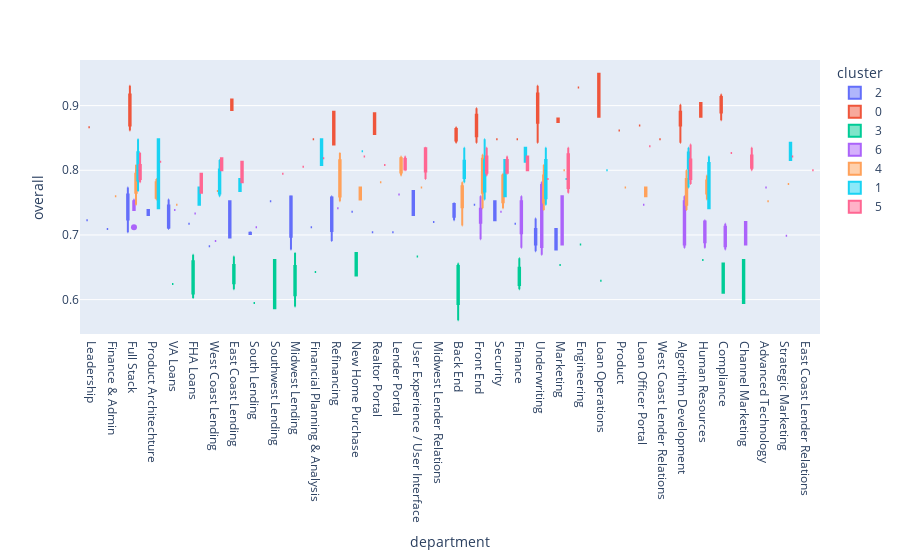

The notebook cell saved with this chart:
### Markdown cell above
### Elbow Analysis
The smooth nature of the curve observed in the elbow method visualizations indicates that the data is not very clustered, and means that the optimal `K` value isn't entirely clear.

The Calinski-Harabasz method is especially inaccurate, as it just selects the first possible `K` as the optimal cluster count. Therefore, I'd recommend we use the distorition (inertia) method which recommends 7 clusters (`K=7`).

### Code cell
# Overall results analysis
model = KMeans(n_clusters=7, random_state=42).fit(sub)
km7_df = df.copy()
km7_df['cluster'] = model.labels_
px.box(km7_df, x='department', y='overall', color='cluster')

### Figure 1 — Plotly figure (JSON) as saved in the notebook; plotly's stock layout.template omitted (floating-point values rounded to 4 significant figures)
{"data": [{"alignmentgroup": "True", "hovertemplate": "cluster=2<br>department=%{x}<br>overall=%{y}<extra></extra>", "legendgroup": "2", "marker": {"color": "#636efa"}, "name": "2", "notched": false, "offsetgroup": "2", "orientation": "v", "showlegend": true, "type": "box", "x": ["Leadership", "Finance & Admin", "Full Stack", "Full Stack", "Product Architechture", "Product Architechture", "VA Loans", "VA Loans", "VA Loans", "FHA Loans", "West Coast Lending", "East Coast Lending", "East Coast Lending", "South Lending", "South Lending", "South Lending", "Southwest Lending", "Midwest Lending", "Midwest Lending", "Financial Planning & Analysis", "Refinancing", "Refinancing", "Refinancing", "New Home Purchase", "Realtor Portal", "Lender Portal", "User Experience / User Interface", "User Experience / User Interface", "Midwest Lender Relations", "Back End", "Back End", "Back End", "Front End", "Security", "Security", "Full Stack", "Full Stack", "Finance", "Underwriting", "Underwriting", "Underwriting", "Underwriting", "Underwriting", "Underwriting", "Marketing", "Marketing", "Midwest Lending"], "x0": " ", "xaxis": "x", "y": [0.7227, 0.7093, 0.7733, 0.704, 0.7307, 0.7387, 0.7173, 0.7547, 0.7093, 0.7173, 0.6827, 0.696, 0.752, 0.704, 0.7013, 0.7013, 0.752, 0.76, 0.6773, 0.712, 0.76, 0.752, 0.6907, 0.736, 0.704, 0.704, 0.7307, 0.768, 0.72, 0.744, 0.7493, 0.7227, 0.7467, 0.752, 0.7227, 0.752, 0.744, 0.7173, 0.6747, 0.696, 0.7253, 0.704, 0.6853, 0.7093, 0.7093, 0.6773, 0.7573], "y0": " ", "yaxis": "y"}, {"alignmentgroup": "True", "hovertemplate": "cluster=0<br>department=%{x}<br>overall=%{y}<extra></extra>", "legendgroup": "0", "marker": {"color": "#EF553B"}, "name": "0", "notched": false, "offsetgroup": "0", "orientation": "v", "showlegend": true, "type": "box", "x": ["Leadership", "Engineering", "Loan Operations", "Marketing", "Product", "Loan Operations", "Back End", "Back End", "East Coast Lending", "East Coast Lending", "Financial Planning & Analysis", "Refinancing", "Refinancing", "Realtor Portal", "Realtor Portal", "Loan Officer Portal", "West Coast Lender Relations", "Back End", "Algorithm Development", "Algorithm Development", "Algorithm Development", "Algorithm Development", "Algorithm Development", "Algorithm Development", "Front End", "Front End", "Front End", "Front End", "Front End", "Security", "Full Stack", "Full Stack", "Full Stack", "Full Stack", "Full Stack", "Full Stack", "Finance", "Underwriting", "Underwriting", "Underwriting", "Human Resources", "Human Resources", "Marketing", "Compliance", "Compliance", "Compliance", "Compliance", "Underwriting"], "x0": " ", "xaxis": "x", "y": [0.8667, 0.928, 0.9493, 0.88, 0.8613, 0.8827, 0.856, 0.8667, 0.8933, 0.9093, 0.848, 0.84, 0.8907, 0.856, 0.888, 0.8693, 0.848, 0.8427, 0.888, 0.8693, 0.8907, 0.88, 0.9013, 0.8427, 0.8427, 0.8613, 0.8827, 0.896, 0.856, 0.848, 0.8613, 0.9173, 0.8693, 0.8693, 0.9307, 0.8747, 0.848, 0.904, 0.9067, 0.8427, 0.904, 0.8827, 0.8747, 0.9013, 0.8773, 0.9173, 0.9093, 0.9307], "y0": " ", "yaxis": "y"}, {"alignmentgroup": "True", "hovertemplate": "cluster=3<br>department=%{x}<br>overall=%{y}<extra></extra>", "legendgroup": "3", "marker": {"color": "#00cc96"}, "name": "3", "notched": false, "offsetgroup": "3", "orientation": "v", "showlegend": true, "type": "box", "x": ["Engineering", "Loan Operations", "Compliance", "VA Loans", "FHA Loans", "FHA Loans", "FHA Loans", "East Coast Lending", "East Coast Lending", "East Coast Lending", "East Coast Lending", "South Lending", "Southwest Lending", "Southwest Lending", "Midwest Lending", "Midwest Lending", "Midwest Lending", "Midwest Lending", "Finance", "Financial Planning & Analysis", "New Home Purchase", "New Home Purchase", "User Experience / User Interface", "Back End", "Back End", "Back End", "Back End", "Finance", "Finance", "Finance", "Human Resources", "Channel Marketing", "Channel Marketing", "Marketing", "Compliance"], "x0": " ", "xaxis": "x", "y": [0.6853, 0.6293, 0.6107, 0.624, 0.6693, 0.6027, 0.6293, 0.64, 0.6667, 0.616, 0.6347, 0.5947, 0.6613, 0.5867, 0.624, 0.632, 0.5893, 0.672, 0.664, 0.6427, 0.6373, 0.672, 0.6667, 0.648, 0.656, 0.6187, 0.568, 0.616, 0.6347, 0.6293, 0.6613, 0.6613, 0.5947, 0.6533, 0.656], "y0": " ", "yaxis": "y"}, {"alignmentgroup": "True", "hovertemplate": "cluster=6<br>department=%{x}<br>overall=%{y}<extra></extra>", "legendgroup": "6", "marker": {"color": "#ab63fa"}, "name": "6", "notched": false, "offsetgroup": "6", "orientation": "v", "showlegend": true, "type": "box", "x": ["Advanced Technology", "Marketing", "Full Stack", "Full Stack", "FHA Loans", "West Coast Lending", "Finance", "Strategic Marketing", "Strategic Marketing", "Refinancing", "Lender Portal", "Loan Officer Portal", "Algorithm Development", "Algorithm Development", "Algorithm Development", "Algorithm Development", "Algorithm Development", "Algorithm Development", "Algorithm Development", "Algorithm Development", "Algorithm Development", "Algorithm Development", "Front End", "Front End", "Front End", "Front End", "Front End", "Front End", "Front End", "Security", "Full Stack", "Full Stack", "Full Stack", "Full Stack", "Finance", "Finance", "Finance", "Finance", "Finance", "Finance", "Finance", "Underwriting", "Underwriting", "Underwriting", "Underwriting", "Underwriting", "Human Resources", "Human Resources", "Human Resources", "Channel Marketing", "Channel Marketing", "Marketing", "Compliance", "Compliance", "Compliance", "VA Loans", "South Lending"], "x0": " ", "xaxis": "x", "y": [0.7733, 0.6853, 0.752, 0.7467, 0.7333, 0.6907, 0.68, 0.6987, 0.6987, 0.7413, 0.7627, 0.7467, 0.68, 0.752, 0.7387, 0.76, 0.7493, 0.7333, 0.752, 0.6827, 0.6853, 0.76, 0.7413, 0.7387, 0.7387, 0.76, 0.712, 0.7387, 0.6933, 0.736, 0.752, 0.712, 0.7547, 0.7387, 0.712, 0.72, 0.7147, 0.76, 0.7547, 0.7493, 0.6933, 0.7813, 0.776, 0.7467, 0.6693, 0.6853, 0.7147, 0.7227, 0.68, 0.72, 0.6853, 0.76, 0.6773, 0.6987, 0.7173, 0.7387, 0.712], "y0": " ", "yaxis": "y"}, {"alignmentgroup": "True", "hovertemplate": "cluster=4<br>department=%{x}<br>overall=%{y}<extra></extra>", "legendgroup": "4", "marker": {"color": "#FFA15A"}, "name": "4", "notched": false, "offsetgroup": "4", "orientation": "v", "showlegend": true, "type": "box", "x": ["Advanced Technology", "Finance & Admin", "Product", "Algorithm Development", "Front End", "Full Stack", "Full Stack", "Product Architechture", "Product Architechture", "Product Architechture", "West Coast Lending", "West Coast Lending", "Strategic Marketing", "Refinancing", "Refinancing", "Refinancing", "New Home Purchase", "New Home Purchase", "Realtor Portal", "Realtor Portal", "Lender Portal", "Lender Portal", "Lender Portal", "Loan Officer Portal", "Loan Officer Portal", "User Experience / User Interface", "Back End", "Back End", "Back End", "Back End", "Back End", "Algorithm Development", "Algorithm Development", "Algorithm Development", "Algorithm Development", "Algorithm Development", "Algorithm Development", "Algorithm Development", "Algorithm Development", "Algorithm Development", "Front End", "Front End", "Front End", "Front End", "Security", "Security", "Security", "Security", "Full Stack", "Full Stack", "Full Stack", "Full Stack", "Full Stack", "Full Stack", "Full Stack", "Full Stack", "Underwriting", "Underwriting", "Underwriting", "Underwriting", "Underwriting", "Underwriting", "Underwriting", "Human Resources", "Human Resources", "Human Resources", "Human Resources", "Marketing", "VA Loans"], "x0": " ", "xaxis": "x", "y": [0.752, 0.76, 0.7733, 0.7733, 0.7733, 0.808, 0.776, 0.7547, 0.7867, 0.7653, 0.768, 0.768, 0.7787, 0.752, 0.8267, 0.7813, 0.7547, 0.7733, 0.7813, 0.7813, 0.8107, 0.792, 0.8213, 0.7733, 0.76, 0.7733, 0.752, 0.7733, 0.7547, 0.7813, 0.7147, 0.752, 0.7467, 0.7387, 0.7867, 0.8, 0.7733, 0.7947, 0.76, 0.7467, 0.824, 0.7413, 0.816, 0.7867, 0.7893, 0.7947, 0.76, 0.7413, 0.7947, 0.7653, 0.8, 0.76, 0.784, 0.7813, 0.7813, 0.7467, 0.7387, 0.808, 0.7467, 0.7947, 0.768, 0.784, 0.76, 0.7547, 0.7733, 0.776, 0.792, 0.8, 0.7467], "y0": " ", "yaxis": "y"}, {"alignmentgroup": "True", "hovertemplate": "cluster=1<br>department=%{x}<br>overall=%{y}<extra></extra>", "legendgroup": "1", "marker": {"color": "#19d3f3"}, "name": "1", "notched": false, "offsetgroup": "1", "orientation": "v", "showlegend": true, "type": "box", "x": ["Loan Operations", "Front End", "Full Stack", "Full Stack", "Product Architechture", "Product Architechture", "FHA Loans", "FHA Loans", "West Coast Lending", "West Coast Lending", "West Coast Lending", "West Coast Lending", "East Coast Lending", "East Coast Lending", "Financial Planning & Analysis", "Financial Planning & Analysis", "Underwriting", "Human Resources", "Marketing", "Strategic Marketing", "Strategic Marketing", "New Home Purchase", "Back End", "Back End", "Back End", "Back End", "Algorithm Development", "Algorithm Development", "Algorithm Development", "Algorithm Development", "Algorithm Development", "Algorithm Development", "Algorithm Development", "Algorithm Development", "Algorithm Development", "Algorithm Development", "Algorithm Development", "Front End", "Front End", "Front End", "Front End", "Front End", "Front End", "Front End", "Front End", "Front End", "Front End", "Front End", "Front End", "Security", "Security", "Full Stack", "Full Stack", "Full Stack", "Full Stack", "Full Stack", "Full Stack", "Full Stack", "Finance", "Finance", "Underwriting", "Underwriting", "Underwriting", "Underwriting", "Underwriting", "Underwriting", "Human Resources", "Human Resources", "Human Resources", "Human Resources"], "x0": " ", "xaxis": "x", "y": [0.8, 0.848, 0.768, 0.7893, 0.848, 0.7413, 0.7467, 0.7733, 0.816, 0.76, 0.7867, 0.768, 0.7867, 0.768, 0.848, 0.808, 0.7867, 0.7413, 0.7867, 0.8427, 0.816, 0.8293, 0.7947, 0.7813, 0.8347, 0.7947, 0.7733, 0.7733, 0.8027, 0.808, 0.8133, 0.8213, 0.8027, 0.8293, 0.8293, 0.808, 0.8347, 0.7653, 0.7867, 0.7653, 0.7547, 0.7893, 0.7893, 0.8133, 0.8213, 0.808, 0.8427, 0.768, 0.8027, 0.816, 0.76, 0.8213, 0.7947, 0.848, 0.7893, 0.7947, 0.848, 0.768, 0.8133, 0.8347, 0.7947, 0.8347, 0.7467, 0.8, 0.8213, 0.7467, 0.7413, 0.7893, 0.8213, 0.808], "y0": " ", "yaxis": "y"}, {"alignmentgroup": "True", "hovertemplate": "cluster=5<br>department=%{x}<br>overall=%{y}<extra></extra>", "legendgroup": "5", "marker": {"color": "#FF6692"}, "name": "5", "notched": false, "offsetgroup": "5", "orientation": "v", "showlegend": true, "type": "box", "x": ["Compliance", "Security", "Full Stack", "Product Architechture", "FHA Loans", "FHA Loans", "West Coast Lending", "West Coast Lending", "East Coast Lending", "East Coast Lending", "Southwest Lending", "Midwest Lending", "Finance", "Finance", "Financial Planning & Analysis", "Underwriting", "Strategic Marketing", "New Home Purchase", "Realtor Portal", "Lender Portal", "Lender Portal", "Lender Portal", "Loan Officer Portal", "User Experience / User Interface", "User Experience / User Interface", "East Coast Lender Relations", "Algorithm Development", "Algorithm Development", "Algorithm Development", "Algorithm Development", "Algorithm Development", "Algorithm Development", "Algorithm Development", "Algorithm Development", "Algorithm Development", "Front End", "Front End", "Front End", "Front End", "Security", "Security", "Full Stack", "Full Stack", "Full Stack", "Full Stack", "Full Stack", "Channel Marketing", "Channel Marketing", "Channel Marketing", "Channel Marketing", "Marketing", "Marketing", "Marketing", "Compliance", "User Experience / User Interface"], "x0": " ", "xaxis": "x", "y": [0.8267, 0.8, 0.7947, 0.8133, 0.7653, 0.7947, 0.8, 0.8187, 0.8133, 0.7813, 0.7947, 0.8053, 0.8, 0.8213, 0.8187, 0.7867, 0.8213, 0.8213, 0.808, 0.8213, 0.8053, 0.8, 0.8373, 0.7867, 0.8347, 0.8, 0.7867, 0.7867, 0.792, 0.7787, 0.792, 0.8267, 0.84, 0.808, 0.8133, 0.792, 0.808, 0.8, 0.8347, 0.8213, 0.7947, 0.808, 0.7867, 0.7813, 0.7867, 0.8267, 0.808, 0.8107, 0.8, 0.8347, 0.8347, 0.7947, 0.7653, 0.8267, 0.832], "y0": " ", "yaxis": "y"}], "layout": {"boxmode": "group", "legend": {"title": {"text": "cluster"}, "tracegroupgap": 0}, "margin": {"t": 60}, "xaxis": {"anchor": "y", "domain": [0, 1], "title": {"text": "department"}}, "yaxis": {"anchor": "x", "domain": [0, 1], "title": {"text": "overall"}}}}
